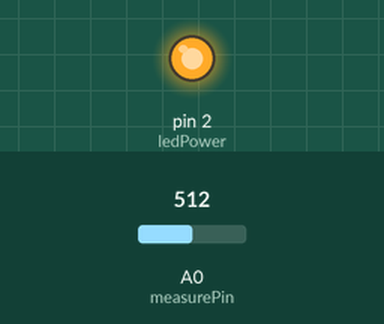
The sketch below on a simulated Arduino Uno, built with avr-gcc and run on an emulated ATmega328P. On the bench: output pins drawn as LEDs (lit = HIGH). Inputs (shaded band) come from the test bench; at power-on: A0 (measurePin) = 512. What the sketch prints to the serial monitor is not drawn.

Above: at 0.1 s.
Timing chart, 0 to 1.6 s (numbered marks = the images above):
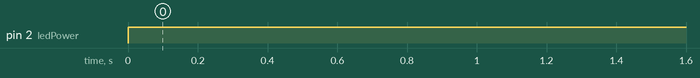

Measured:
- by itself, pin 2 (ledPower): LOW → HIGH at 0.00 s

The sketch:

sketch_jun29a.ino
```cpp
int measurePin = 0;          // measurePin을 0으로 설정합니다.
int ledPower = 2;             // ledPower를 2로 설정합니다.

int samplingTime = 280;    // samplingTime을 280으로 설정합니다.
int deltaTime = 40;           // deltaTime을 40으로 설정합니다.
int sleepTime = 9680;       // sleepTime을 9690으로 설정합니다.

float voMeasured = 0;      // voMeasured를 0으로 설정합니다.
float calcVoltage = 0;       // calcVoltage를 0으로 설정합니다.
float dustDensity = 0;       // dustDensity를 0으로 설정합니다.

void setup(){
  Serial.begin(9600);                   // 시리얼 통신을 사용하기 위해 보드레이트를 9600으로 설정합니다.
  pinMode(ledPower,OUTPUT);   // ledPower를 출력 단자로 설정합니다.
}

void loop(){
  digitalWrite(ledPower,LOW);                               // ledPower를 LOW로 설정합니다.
  delayMicroseconds(samplingTime);                    // samplingTime(280) 마이크로초만큼 지연합니다.

  voMeasured = analogRead(measurePin);             //  measurePin의 아날로그 값을 받아 voMeasured에 저장합니다.

  delayMicroseconds(deltaTime);                          // deltaTime(40) 마이크로초만큼 지연합니다.
  digitalWrite(ledPower,HIGH);                              // ledPower를 HIGH로 설정합니다.
  delayMicroseconds(sleepTime);                        // sleepTime(9680) 마이크로초만큼 지연합니다.

  calcVoltage = voMeasured * (5.0 / 1024.0);         // voMeasured의 값을 5.0/1024.0을 곱하여 calcVoltage에 저장합니다.

  dustDensity = (0.17 * calcVoltage - 0.1) * 1000;   // calcVoltage 값에 0.17을 곱하고 -0.1을 더합니다. (mg/m3)
                                                   // 값을 ug/m3 단위로 표현하기 위해 1000을 곱하여 dustDensity에 저장하여줍니다.

  if (dustDensity > 30){                                      // dustDensity 30미만이면(잡음을 막기 위함)
    Serial.print(dustDensity);                              // dustDensity을 시리얼 통신으로 출력합니다.
    Serial.println(" ug/m3");                               // " ug/m3"를 시리얼 통신으로 출력하고 줄을 바꿉니다.
  }
  delay(1000);                                                 // 1초동안 지연합니다.
}
```
